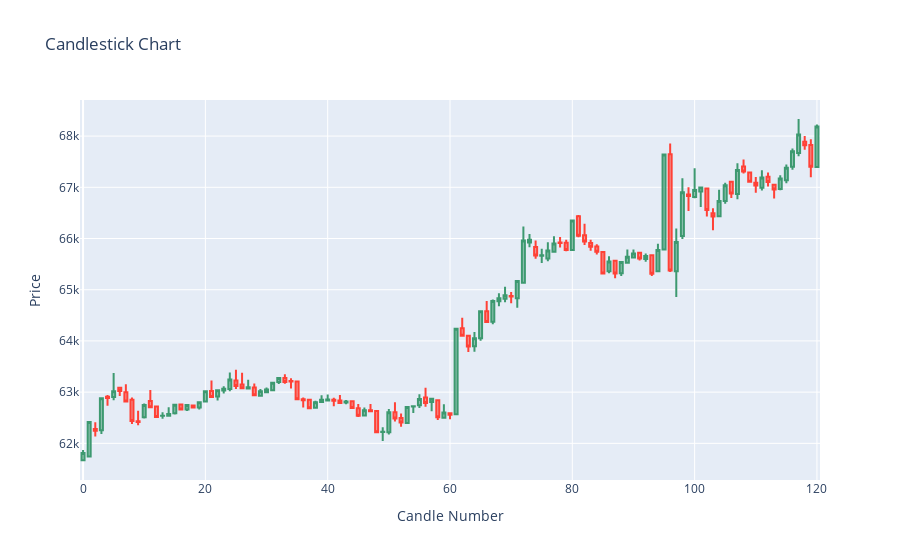

Source (notebook cell):
### Code cell
# Basic candlestick graph

fig = go.Figure(data=[go.Candlestick(x=data.index,
                open=data['Open'],
                high=data['High'],
                low=data['Low'],
                close=data['Close'],
                name='Candlesticks')])


# Update the layout
fig.update_layout(
    title='Candlestick Chart',
    yaxis_title='Price',
    xaxis_title='Candle Number',
    xaxis_rangeslider_visible=False,
    legend_title_text='Legend',
    )

# Show the plot
fig.show()
